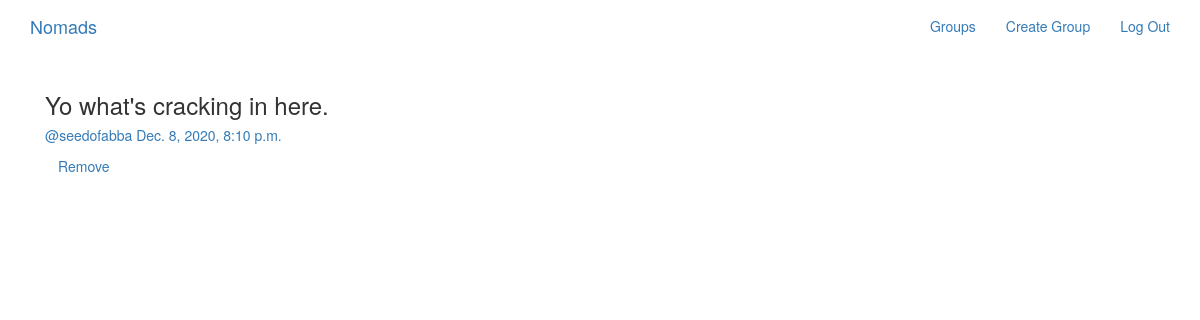
Page /posts/ (signed in) on the earlier database version.
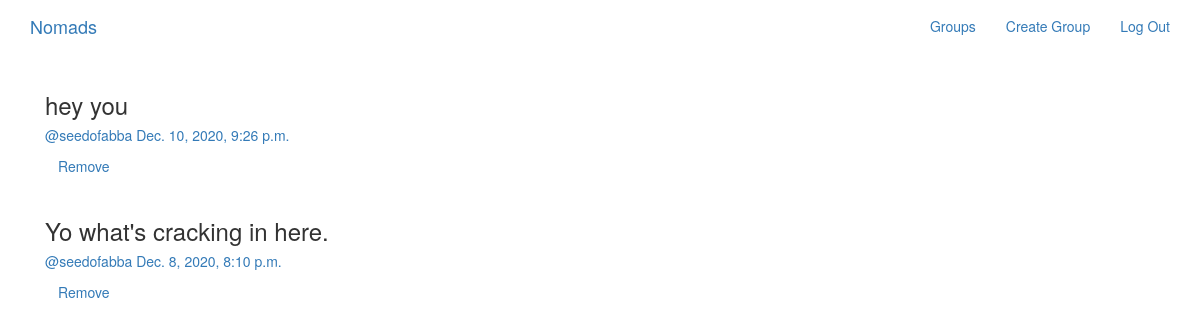
Same page on the later database version.
### posts/models.py (models this page shows, shortened)
class Post(models.Model):
    user = models.ForeignKey(User, on_delete=models.CASCADE, related_name='posts')
    created_at = models.DateTimeField(auto_now=True)
    message = models.TextField()
    message_html = models.TextField(editable=False)
    group = models.ForeignKey(Group, on_delete=models.CASCADE, related_name='posts')
    class Meta:
        ordering = ['-created_at']
        unique_together = ['user', 'message']

### posts/views.py (the view)
class PostList(SelectRelatedMixin,generic.ListView):
    model = models.Post
    select_related = ('user', 'group')

### posts/templates/posts/post_list.html (shortened to what this page needs)
{% extends "posts/post_base.html" %}
{% load humanize %}
{% block post_content %}
<div class="col-md-8">
	{% for post in post_list %}
  {% include "posts/_post.html" %}
	{% endfor %}
</div>
{% endblock %}

### posts/templates/posts/post_base.html (shortened to what this page needs)
{% extends "base.html" %}
{% block content %}
<div class="posts-page">
	<div class="container">
		<div class="row">
			{% block post_content %}{% endblock %}
		</div>
	</div>
</div>
{% endblock %}

### templates/base.html (shortened to what this page needs)
<!DOCTYPE html>
{% load static %}
<html>
    <head>
    <link rel="stylesheet" href="https://maxcdn.bootstrapcdn.com/bootstrap/3.3.7/css/bootstrap.min.css">
    <link rel="stylesheet" href="https://maxcdn.bootstrapcdn.com/bootstrap/3.3.7/css/bootstrap-theme.min.css">
    <link rel="stylesheet" href="{% static 'besocial/css/master.css'%}">
    <link rel="stylesheet" href="">
    </head>
    <body>
        <nav class='navbar mynav' role='navigation' id='navbar'>
            <div class='container'>
                <a class='navbar-brand mynav' href="{% url 'home' %}">Nomads</a>
                <ul class='nav navbar-nav navbar-right'>
                    {% if user.is_authenticated %}
                        <li><a href="{% url 'groups:all' %}">Groups</a></li>
                        <li><a href="{% url 'groups:create' %}">Create Group</a></li>
                        <li><a href="{% url 'accounts:logout' %}">Log Out</a></li>
                    {% else %}
                        {% comment %} <li><a href="{% url 'groups:all' %}">Groups</a></li> {% endcomment %}
                        <li><a href="{% url 'accounts:login' %}">Log In</a></li>
                        <li><a href="{% url 'accounts:signup' %}">Sign Up</a></li>
                    {% endif %}
                </ul>
            </div>
        </nav>
        <div class="container mycontent">
        {% block content %}
        {% endblock %}
    </body>
</html>

### posts/templates/posts/_post.html (shortened to what this page needs)
<div class="post media">
    <h3>{{post.message_html|safe}}</h3>
    <div class="media-body">
        <h5 class="media-heading">
        <span class="username">
            <a href="{% url 'posts:for_user' username=post.user.username %}">@{{post.user.username}}</a>
        </span>
        <time class="time">
        <a href="{% url 'posts:single' username=post.user.username pk=post.pk%}">{{post.created_at}}</a>
        </h5>
        <div class="media-footer">
            {% if user.is_authenticated and post.user == user %}
            <a href="{% url 'posts:delete' pk=post.pk %}" title="delete" class='btn btn-simple'>Remove</a>
            {% endif %}
        </div>
    </div>
</div>

Differences in the rows shown:
added Post: message_html "hey you", user.username "seedofabba", created_at "Dec. 10, 2020, 9:26 p.m.", shows "Remove"
